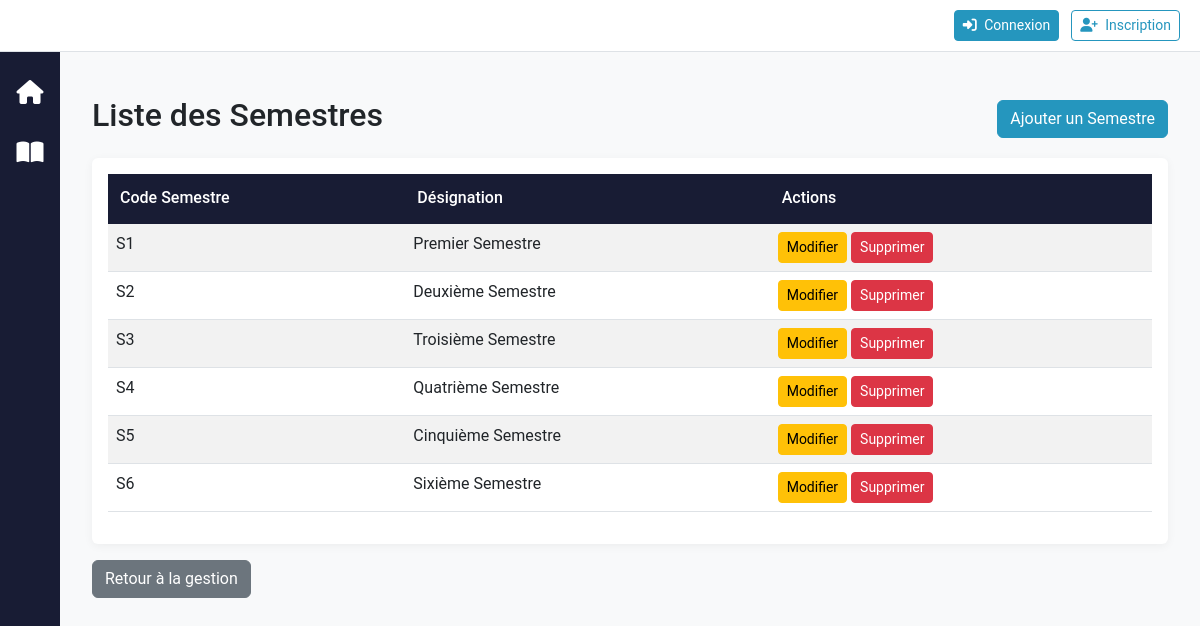
/reglage/semestres/, run on the app's committed database.
### reglage/models.py (models this page shows, shortened)
class Semestre(models.Model):
    CodeSemestre = models.CharField(max_length=10, primary_key=True)
    DesignationSemestre = models.CharField(max_length=100)

### reglage/views.py (the view)
# urls.py: path('semestres/', views.SemestreListView.as_view(), name='semestre_list'),
class SemestreListView(ListView):
    model = Semestre
    template_name = 'reglage/semestre_list.html'
    context_object_name = 'semestres'

### accounts/context_processors.py (called while the page is built, shortened)
def user_roles(request):
    return {
        'user_organisation': None,
        'is_org_user': False,
        'is_admin': False,
        'is_administrative_role': False,
        'is_gestionnaire': False,
        'is_section_role': False,
        'is_department_role': False,
        'is_enseignant': False,
        'is_etudiant': False,
        'is_personnel_admin': False,
        'can_access_reglage': False,
        'can_access_finance': False,
        'can_create_users': False,
        'can_delete_all': False,
        'can_view_department_data': lambda dept: False,
        'can_view_section_data': lambda section: False,
        'user_roles': [],
        'user_department': None,
        'user_section': None,
        'user_section_designation': None,
    }

### reglage/templates/reglage/semestre_list.html (shortened to what this page needs)
{% extends 'base.html' %}
{% block content %}
<div class="container mt-4">
    <div class="d-flex justify-content-between align-items-center mb-3">
        <h2>Liste des Semestres</h2>
        <a href="{% url 'reglage:semestre_create' %}" class="btn btn-primary">Ajouter un Semestre</a>
    </div>
    <div class="card">
        <div class="card-body">
            <table class="table table-striped table-hover">
                <thead class="thead-dark">
                    <tr>
                        <th>Code Semestre</th>
                        <th>Désignation</th>
                        <th>Actions</th>
                    </tr>
                </thead>
                <tbody>
                    {% for semestre in semestres %}
                    <tr>
                        <td>{{ semestre.CodeSemestre }}</td>
                        <td>{{ semestre.DesignationSemestre }}</td>
                        <td>
                            <a href="{% url 'reglage:semestre_update' semestre.pk %}" class="btn btn-sm btn-warning">Modifier</a>
                            <a href="{% url 'reglage:semestre_delete' semestre.pk %}" class="btn btn-sm btn-danger">Supprimer</a>
                        </td>
                    </tr>
                    {% empty %}
                    <tr>
                        <td colspan="3" class="text-center">Aucun semestre trouvé.</td>
                    </tr>
                    {% endfor %}
                </tbody>
            </table>
        </div>
    </div>
    <a href="{% url 'reglage:gestion_entites' %}" class="btn btn-secondary mt-3">Retour à la gestion</a>
</div>
{% endblock %}

### static/css/style.css (style rules this page uses)
:root { --primary: #2596be; --primary-dark: #1a7592; --secondary: #6c757d; --success: #28a745; --info: #17a2b8; --warning: #ffc107; --danger: #dc3545; --light: #f8f9fa; --dark: #181c34; --border-radius: 0.375rem; --transition: all 0.3s ease; }
body { background-color: var(--light); font-size: 16px; font-family: 'Roboto', 'Segoe UI', sans-serif; }
.card { border: none; box-shadow: 0 2px 10px rgba(0,0,0,0.05); transition: var(--transition); }
.table thead th { background-color: var(--dark); color: white; border-bottom: 2px solid var(--dark); font-weight: 500; padding: 0.75rem; }
.btn-primary { background-color: var(--primary); border-color: var(--primary); }

### templates/base.html (style rules this page uses)
body { display: flex; min-height: 100vh; flex-direction: column; }

### data on the page
Semestre: CodeSemestre "S1", DesignationSemestre "Premier Semestre"
Semestre: CodeSemestre "S2", DesignationSemestre "Deuxième Semestre"
Semestre: CodeSemestre "S3", DesignationSemestre "Troisième Semestre"
Semestre: CodeSemestre "S4", DesignationSemestre "Quatrième Semestre"
Semestre: CodeSemestre "S5", DesignationSemestre "Cinquième Semestre"
Semestre: CodeSemestre "S6", DesignationSemestre "Sixième Semestre"
